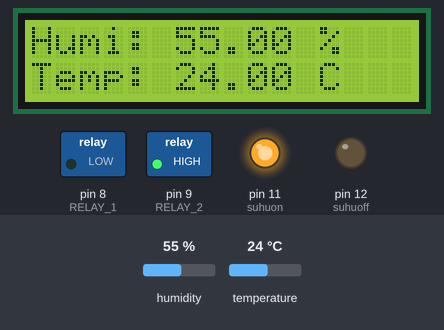
Recording of a sketch running on a simulated Arduino Uno, built with avr-gcc and run on an emulated ATmega328P. Parts: 16×2 character LCD, switched loads named in the sketch (green lamp = pin HIGH), output pins drawn as LEDs (lit = HIGH). The inputs (shaded band) are chosen by the test bench; at power-on: temperature 24 °C, humidity 55 %. What the sketch prints to the serial monitor is not drawn.

Above: at 11.3 s.
11.4 s: temperature set to 37.7 °C
At 12.6 s:
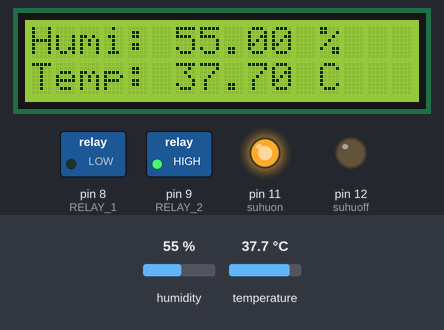
14.0 s: temperature set to 39.1 °C
At 14.9 s:
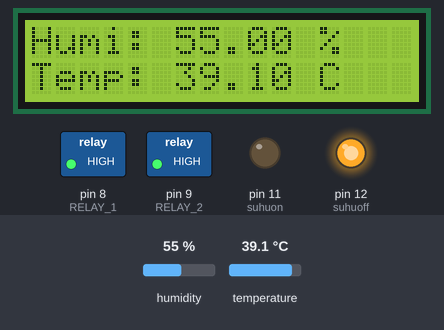
16.6 s: humidity set to 22 %
At 19.3 s:
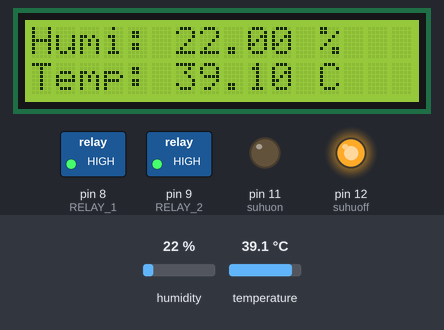
19.9 s: humidity set to 40 %
At 21.5 s:
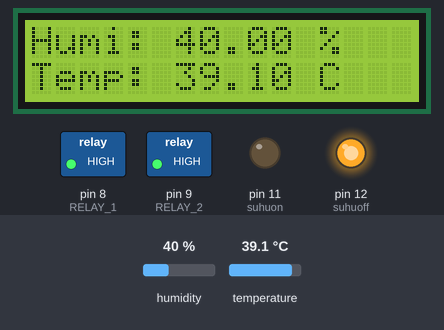
Timing chart, 0 to 23.0 s (numbered marks = the images above; inputs shaded):
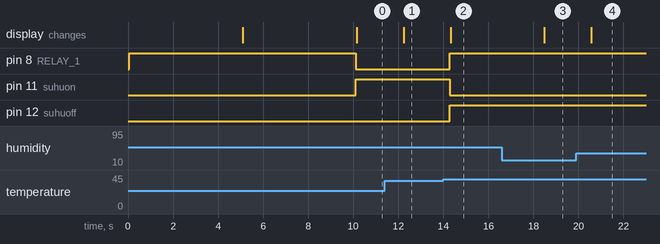

Measured:
- the behaviour switches between 38.3 and 38.4 °C on temperature (found by bisection; images 1 and 2)
- after the input at 11.4 s, the display: changes after 0.84 s (image 1)
- after the input at 14.0 s, pin 8 (RELAY_1), pin 12 (suhuoff): LOW → HIGH after 0.29 s; pin 11 (suhuon): HIGH → LOW after 0.29 s; the display: changes after 0.32 s (image 2)
- after the input at 16.6 s, the display: changes after 1.9 s (image 3)
- after the input at 19.9 s, the display: changes after 0.68 s (image 4)

The sketch:

incubator_en.ino
```cpp
/*---------------------Incubator Project--------------------------
-----------------------------------------------------------------*/

#include <Wire.h>
#include <LiquidCrystal_I2C.h>
#include <Adafruit_Sensor.h>
#include <DHT.h>

#define DHTPIN 7 // define the pin used for the DHT11 sensor

// Determine the type of DHT used (choose one)
// Currently selected is DHT22
// #define DHTTYPE DHT11 // DHT 11
#define DHTTYPE DHT22 // DHT 22

DHT dht(DHTPIN, DHTTYPE);

#define RELAY_ON 0
#define RELAY_OFF 1
#define RELAY_1  8   // pin used is pin 8
#define RELAY_2  9   // pin used is pin 9

LiquidCrystal_I2C lcd(0x27, 16, 2);  // Alamat I2C untuk LCD 16x2

#define suhuon 11
#define suhuoff 12

unsigned long firsttime = 0;
unsigned long firsttime2 = 0;
int relayState = LOW;

void setPin() {
  // Set pin as output.
  pinMode(RELAY_1, OUTPUT);
  pinMode(RELAY_2, OUTPUT);
  pinMode(suhuon, OUTPUT);
  pinMode(suhuoff, OUTPUT);
}

void defaultPinValue() {
  // Initialize relay one as off so that on reset it would be off by default
  digitalWrite(RELAY_1, RELAY_OFF);
  digitalWrite(RELAY_2, RELAY_OFF);
}

void firstLcdDisplay() {
  lcd.setCursor(4,0);
  lcd.print("PROJECT");
  lcd.setCursor(3,1);
  lcd.print("INCUBATOR");
  delay(5000);
  lcd.clear();

  lcd.setCursor(4,0);
  lcd.print("Made by");
  lcd.setCursor(1,1);
  lcd.print("ARIF NUR RIZQI");
  delay(5000);
  lcd.clear();
}

void setup() {

  Serial.begin(9600);
  Serial.println("DHTxx test!");
  lcd.init();  // Tambahkan ini untuk versi library tertentu
  lcd.backlight();
  dht.begin();

  setPin(); // Set pin as output.

  defaultPinValue(); // Initialize relay one as off so that on reset it would be off by default

  firstLcdDisplay(); // LCD setup display
}

void loop(){
  int relaytime= 50;
  int Onrelaytime= 12500; // long time rotate eggs (depending on the rpm of the motor)
  unsigned long Offrelaytime= 10800000; // delay 3 hours rotate eggs

  unsigned long lasttime= millis();

  if(lasttime-firsttime>=relaytime){
    // Read humidity dan temperature
    float h = dht.readHumidity();
    float t = dht.readTemperature();

    // Check the reading results, and display if ok
    if (isnan(t) || isnan(h)) {
        Serial.println("Failed to read from DHT");
        return;
    }

    if (t<37.77)// ON
    {
        digitalWrite(RELAY_1, RELAY_ON);
        digitalWrite(suhuon, HIGH);
        digitalWrite(suhuoff, LOW);
    }
    else if (t>38.33)//OFF
    {
        digitalWrite(RELAY_1, RELAY_OFF);
        digitalWrite(suhuoff, HIGH);
        digitalWrite(suhuon, LOW);
    }

    lcd.setCursor(0,0);
    lcd.print("Humi: ");
    lcd.print(h);
    lcd.print(" %      ");
    lcd.setCursor(0,1);
    lcd.print("Temp: ");
    lcd.print(t);
    lcd.print(" C      ");

    firsttime= millis();
}

  unsigned long lasttime2= millis();

  if((relayState == HIGH) && (lasttime2 - firsttime2 >= Offrelaytime)) {
      relayState = LOW; // Turn it off
      firsttime2 = lasttime2; // Remember the time
      digitalWrite(RELAY_2, relayState); // Update the actual RELAY
  }
  else if ((relayState == LOW) && (lasttime2 - firsttime2 >= Onrelaytime)) {
      relayState = HIGH; // turn it on
      firsttime2 = lasttime2; // Remember the time
      digitalWrite(RELAY_2, relayState);	 // Update the actual RELAY
  }
}
```
